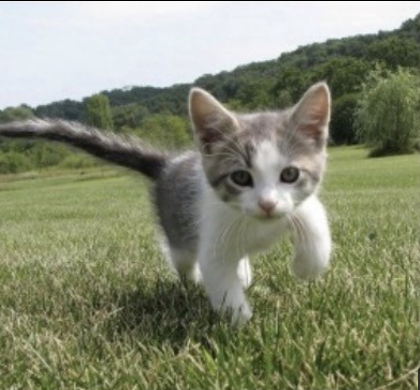
#> input picture Week4_220962105/cat.png, 420 x 390 px
$ python Q3.py
#> lines starting #> are read from the running program, lines starting #| are printed output that depends on the picture; after the words box and inside, x2 and y2 are one past the last pixel; in counts of white or black regions, pixels touching at a corner belong together
import cv2
import numpy as np
import matplotlib.pyplot as plt

def display_image(title, img, cmap='gray'):
    """Displays an image with a given title using matplotlib."""
    plt.figure(figsize=(8, 6))
    plt.title(title)
    plt.imshow(img, cmap=cmap)
    plt.axis('off')
    plt.show()

def segment_color(image_path, lower_bound, upper_bound):
    """Segments the image based on the specified color range."""
#> called with image_path = 'cat.png'
    # Read the image
    image = cv2.imread(image_path)
#> image is the input picture: shape (390, 420, 3); mean B, G, R 113.9, 138.4, 134.1
    if image is None:
        raise FileNotFoundError(f"Image not found at path: {image_path}")

    # Convert image from BGR to HSV
    hsv_image = cv2.cvtColor(image, cv2.COLOR_BGR2HSV)
#> hsv_image: shape (390, 420, 3); mean H, S, V 47.9, 61.6, 140.2

    # Convert lower and upper bounds to numpy arrays
    lower_bound = np.array(lower_bound, dtype=np.uint8)
    upper_bound = np.array(upper_bound, dtype=np.uint8)

    # Create a mask for the specified HSV range
    mask = cv2.inRange(hsv_image, lower_bound, upper_bound)
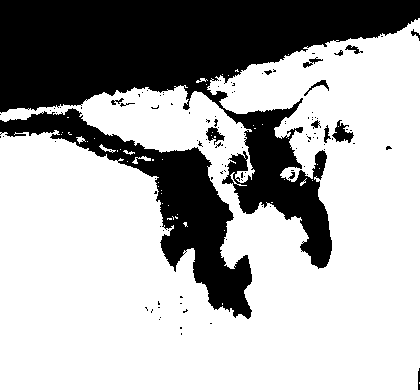
#> mask: shape (390, 420); 68% white; 113 black regions (97 under 20 px), largest, box (x1, y1, x2, y2) and area: (0, 0, 420, 269) 38992, (0, 108, 252, 319) 12131, (332, 120, 354, 143) 247

    # Apply the mask to the image
    segmented_image = cv2.bitwise_and(image, image, mask=mask)
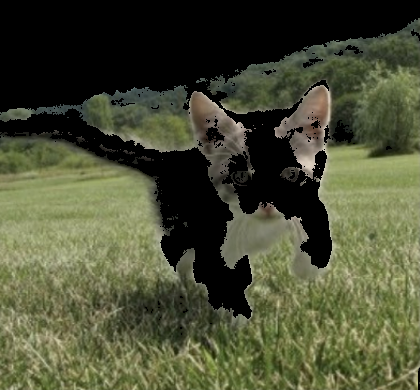
#> segmented_image: shape (390, 420, 3); mean B, G, R 53.3, 78.1, 74.6

    # Display results
    display_image('Original Image', cv2.cvtColor(image, cv2.COLOR_BGR2RGB))
    display_image('Mask', mask, cmap='gray')
    display_image('Segmented Image', cv2.cvtColor(segmented_image, cv2.COLOR_BGR2RGB))

# Example usage
path = 'cat.png'
lb = [10, 30, 30]  # Lower bound of HSV
ub = [90, 255, 255]  # Upper bound of HSV
segment_color(path, lb, ub)
